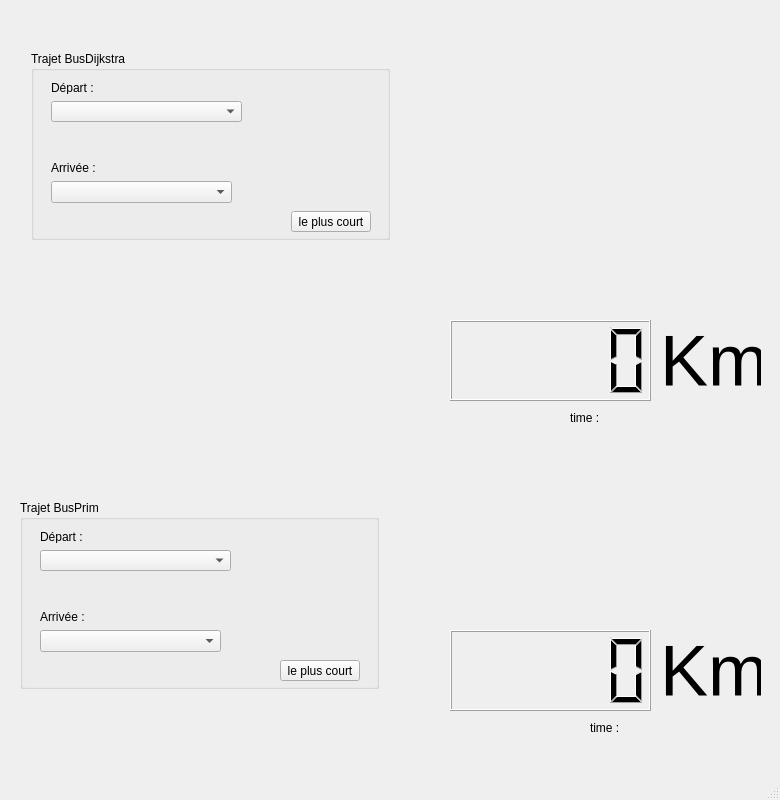
<?xml version="1.0" encoding="UTF-8"?>
<ui version="4.0">
 <class>MainWindow</class>
 <widget class="QMainWindow" name="MainWindow">
  <property name="geometry">
   <rect>
    <x>0</x>
    <y>0</y>
    <width>780</width>
    <height>800</height>
   </rect>
  </property>
  <property name="maximumSize">
   <size>
    <width>780</width>
    <height>800</height>
   </size>
  </property>
  <property name="windowTitle">
   <string>BusTransport FRANCE</string>
  </property>
  <widget class="QWidget" name="centralwidget">
   <widget class="QWidget" name="verticalLayoutWidget">
    <property name="geometry">
     <rect>
      <x>30</x>
      <y>50</y>
      <width>361</width>
      <height>191</height>
     </rect>
    </property>
    <layout class="QVBoxLayout" name="verticalLayout">
     <item>
      <spacer name="horizontalSpacer">
       <property name="orientation">
        <enum>Qt::Horizontal</enum>
       </property>
       <property name="sizeHint" stdset="0">
        <size>
         <width>40</width>
         <height>20</height>
        </size>
       </property>
      </spacer>
     </item>
    </layout>
   </widget>
   <widget class="QGroupBox" name="groupBox">
    <property name="geometry">
     <rect>
      <x>31</x>
      <y>51</y>
      <width>359</width>
      <height>189</height>
     </rect>
    </property>
    <property name="title">
     <string>Trajet BusDijkstra</string>
    </property>
    <widget class="QComboBox" name="comboBoxSrc">
     <property name="geometry">
      <rect>
       <x>20</x>
       <y>50</y>
       <width>191</width>
       <height>21</height>
      </rect>
     </property>
    </widget>
    <widget class="QLabel" name="label">
     <property name="geometry">
      <rect>
       <x>20</x>
       <y>30</y>
       <width>47</width>
       <height>13</height>
      </rect>
     </property>
     <property name="text">
      <string>Départ :</string>
     </property>
    </widget>
    <widget class="QLabel" name="label_2">
     <property name="geometry">
      <rect>
       <x>20</x>
       <y>110</y>
       <width>47</width>
       <height>13</height>
      </rect>
     </property>
     <property name="text">
      <string>Arrivée :</string>
     </property>
    </widget>
    <widget class="QComboBox" name="comboBoxEnd">
     <property name="geometry">
      <rect>
       <x>20</x>
       <y>130</y>
       <width>181</width>
       <height>22</height>
      </rect>
     </property>
    </widget>
    <widget class="QPushButton" name="pushButton">
     <property name="geometry">
      <rect>
       <x>260</x>
       <y>160</y>
       <width>80</width>
       <height>21</height>
      </rect>
     </property>
     <property name="text">
      <string>le plus court</string>
     </property>
    </widget>
   </widget>
   <widget class="QLabel" name="label_3">
    <property name="geometry">
     <rect>
      <x>400</x>
      <y>0</y>
      <width>341</width>
      <height>331</height>
     </rect>
    </property>
    <property name="text">
     <string/>
    </property>
   </widget>
   <widget class="QLabel" name="label_4">
    <property name="geometry">
     <rect>
      <x>30</x>
      <y>290</y>
      <width>331</width>
      <height>241</height>
     </rect>
    </property>
    <property name="text">
     <string/>
    </property>
   </widget>
   <widget class="QLCDNumber" name="lcdNumber">
    <property name="geometry">
     <rect>
      <x>450</x>
      <y>320</y>
      <width>201</width>
      <height>81</height>
     </rect>
    </property>
   </widget>
   <widget class="QLabel" name="label_5">
    <property name="geometry">
     <rect>
      <x>660</x>
      <y>320</y>
      <width>101</width>
      <height>81</height>
     </rect>
    </property>
    <property name="font">
     <font>
      <pointsize>54</pointsize>
     </font>
    </property>
    <property name="text">
     <string>Km</string>
    </property>
   </widget>
   <widget class="QGroupBox" name="groupBox_2">
    <property name="geometry">
     <rect>
      <x>20</x>
      <y>500</y>
      <width>359</width>
      <height>189</height>
     </rect>
    </property>
    <property name="title">
     <string>Trajet BusPrim</string>
    </property>
    <widget class="QComboBox" name="comboBoxSrc1">
     <property name="geometry">
      <rect>
       <x>20</x>
       <y>50</y>
       <width>191</width>
       <height>21</height>
      </rect>
     </property>
    </widget>
    <widget class="QLabel" name="label_6">
     <property name="geometry">
      <rect>
       <x>20</x>
       <y>30</y>
       <width>47</width>
       <height>13</height>
      </rect>
     </property>
     <property name="text">
      <string>Départ :</string>
     </property>
    </widget>
    <widget class="QLabel" name="label_7">
     <property name="geometry">
      <rect>
       <x>20</x>
       <y>110</y>
       <width>47</width>
       <height>13</height>
      </rect>
     </property>
     <property name="text">
      <string>Arrivée :</string>
     </property>
    </widget>
    <widget class="QComboBox" name="comboBoxEnd1">
     <property name="geometry">
      <rect>
       <x>20</x>
       <y>130</y>
       <width>181</width>
       <height>22</height>
      </rect>
     </property>
    </widget>
    <widget class="QPushButton" name="pushButton_2">
     <property name="geometry">
      <rect>
       <x>260</x>
       <y>160</y>
       <width>80</width>
       <height>21</height>
      </rect>
     </property>
     <property name="text">
      <string>le plus court</string>
     </property>
    </widget>
   </widget>
   <widget class="QLCDNumber" name="lcdNumber1">
    <property name="geometry">
     <rect>
      <x>450</x>
      <y>630</y>
      <width>201</width>
      <height>81</height>
     </rect>
    </property>
   </widget>
   <widget class="QLabel" name="label_8">
    <property name="geometry">
     <rect>
      <x>660</x>
      <y>630</y>
      <width>101</width>
      <height>81</height>
     </rect>
    </property>
    <property name="font">
     <font>
      <pointsize>54</pointsize>
     </font>
    </property>
    <property name="text">
     <string>Km</string>
    </property>
   </widget>
   <widget class="QLabel" name="label_9">
    <property name="geometry">
     <rect>
      <x>570</x>
      <y>410</y>
      <width>31</width>
      <height>16</height>
     </rect>
    </property>
    <property name="text">
     <string>time :</string>
    </property>
   </widget>
   <widget class="QLabel" name="label_10">
    <property name="geometry">
     <rect>
      <x>590</x>
      <y>720</y>
      <width>31</width>
      <height>16</height>
     </rect>
    </property>
    <property name="text">
     <string>time :</string>
    </property>
   </widget>
   <widget class="QLabel" name="label_11">
    <property name="geometry">
     <rect>
      <x>600</x>
      <y>410</y>
      <width>61</width>
      <height>16</height>
     </rect>
    </property>
    <property name="text">
     <string/>
    </property>
   </widget>
   <widget class="QLabel" name="label_12">
    <property name="geometry">
     <rect>
      <x>620</x>
      <y>720</y>
      <width>61</width>
      <height>16</height>
     </rect>
    </property>
    <property name="text">
     <string/>
    </property>
   </widget>
  </widget>
  <widget class="QMenuBar" name="menubar">
   <property name="geometry">
    <rect>
     <x>0</x>
     <y>0</y>
     <width>780</width>
     <height>20</height>
    </rect>
   </property>
  </widget>
  <widget class="QStatusBar" name="statusbar"/>
 </widget>
 <resources/>
 <connections/>
</ui>
